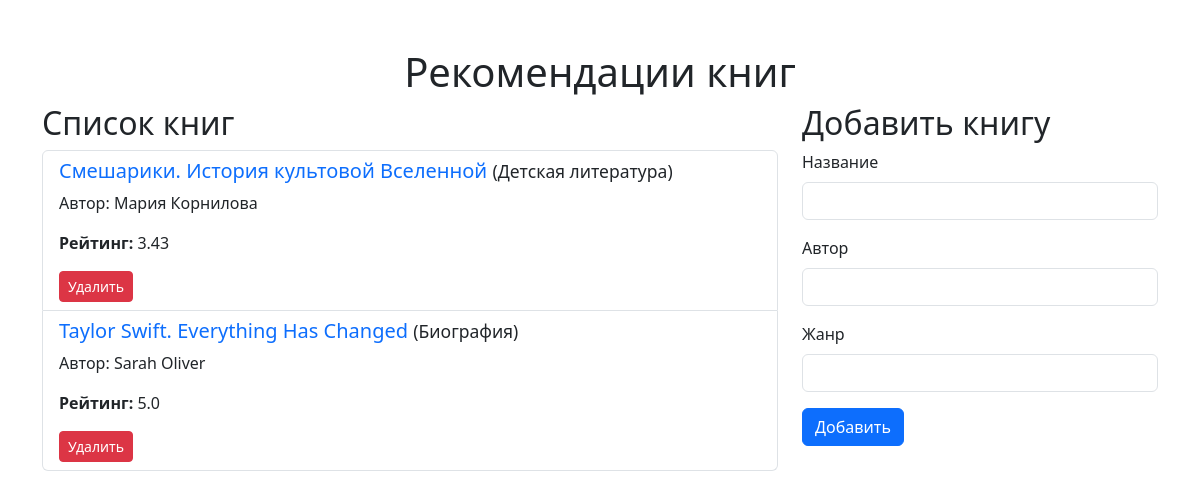
The page / on the database its author committed.
### app.py (models this page shows)
class Book(db.Model):
    id = db.Column(db.Integer, primary_key=True)
    title = db.Column(db.String(100), nullable=False)
    author = db.Column(db.String(100), nullable=False)
    genre = db.Column(db.String(50), nullable=False)
    rating = db.Column(db.Float, default=0.0)

### app.py (the view)
@app.route('/')
def index():
    books = Book.query.all()
    return render_template('index.html', books=books)

### templates/index.html (shortened to what this page needs)
<!DOCTYPE html>
<html lang="en">
<head>
    <link rel="stylesheet" href="https://cdn.jsdelivr.net/npm/bootstrap@5.3.0/dist/css/bootstrap.min.css">
    <link rel="stylesheet" href="https://code.jquery.com/ui/1.13.0/themes/smoothness/jquery-ui.css">
</head>
<body>
    <div class="container mt-5">
        <h1 class="text-center">Рекомендации книг</h1>
        <div class="row">
            <div class="col-md-8">
                <h2>Список книг</h2>
                <ul class="list-group">
                    {% for book in books %}
                        <li class="list-group-item">
                            <h5>
                                <a href="/book/{{ book.id }}" class="text-decoration-none">{{ book.title }}</a>
                                <small>({{ book.genre }})</small>
                            </h5>
                            <p>Автор: {{ book.author }}</p>
                            <p>
                                <strong>Рейтинг:</strong>
                                {% if book.reviews %}
                                    {{ book.rating | round(2) }}
                                {% else %}
                                    Нет рейтинга
                                {% endif %}
                            </p>
                            <button class="btn btn-danger btn-sm" onclick="deleteBook({{ book.id }})">Удалить</button>
                        </li>
                    {% endfor %}
                </ul>
            </div>
            <div class="col-md-4">
                <h2>Добавить книгу</h2>
                <form id="addBookForm">
                    <div class="mb-3">
                        <label for="title" class="form-label">Название</label>
                        <input type="text" id="title" class="form-control" required>
                    </div>
                    <div class="mb-3">
                        <label for="author" class="form-label">Автор</label>
                        <input type="text" id="author" class="form-control" required>
                    </div>
                    <div class="mb-3">
                        <label for="genre" class="form-label">Жанр</label>
                        <input type="text" id="genre" class="form-control" required>
                    </div>
                    <button type="submit" class="btn btn-primary">Добавить</button>
                </form>
            </div>
        </div>
    </div>
</body>
</html>

### rows shown on the page
Book: title "Смешарики. История культовой Вселенной", genre "Детская литература", author "Мария Корнилова", rating "3.43"
Book: title "Taylor Swift. Everything Has Changed", genre "Биография", author "Sarah Oliver", rating "5.0"
